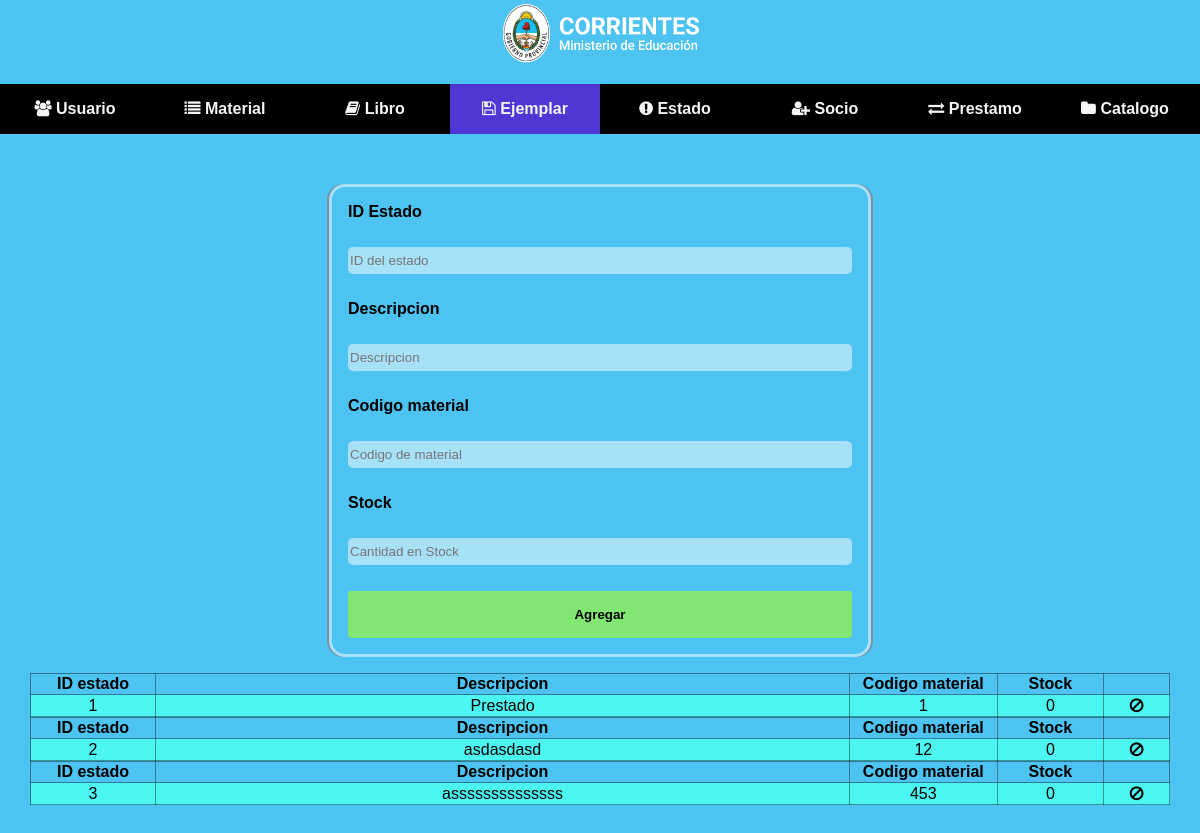
Page /ejemplar/ejemplar.php on the committed database.
### tables this page shows
CREATE TABLE `ejemplar` (
  `id_estado` int(8) NOT NULL,
  `descripcion` varchar(15) DEFAULT NULL,
  `cod_material` int(8) DEFAULT NULL,
  `stock` int(11) NOT NULL
);

### ejemplar/ejemplar.php (the view, shortened to what this page needs)
<!DOCTYPE html>
<html lang="es">
<head>
  <link rel="stylesheet" href="../style.css" />
  <link rel="stylesheet" href="https://cdnjs.cloudflare.com/ajax/libs/font-awesome/4.4.0/css/font-awesome.min.css" />
</head>
<body>
  <header class="header">
    <a href="../index.html">
      <img class="header_img" src="../assets/ministerio.png" alt="imagen del Ministerio de Educacion Corrientes" />
    </a>
    <nav class="header_nav">
      <a href="../usuario/usuario.php"><i class="fa fa-users"></i> Usuario</a>
      <a href="../material/material.php"><i class="fa fa-list"></i> Material</a>
      <a href="../libro/libro.php"><i class="fa fa-book"></i> Libro</a>
      <a class="header_nav--active" href="../ejemplar/ejemplar.php"><i class="fa fa-save"></i> Ejemplar</a>
      <a href="../estado/estado.php"><i class="fa fa-exclamation-circle"></i> Estado</a>
      <a href="../socio/socio.php"><i class="fa fa-user-plus"></i> Socio</a>
      <a href="../prestamo/prestamo.php"><i class="fa fa-exchange"></i> Prestamo</a>
      <a href="../catalogo/catalogo.php"><i class="fa fa-folder"></i> Catalogo</a>
    </nav>
  </header>
  <main class="containerPrincipal">
    <form class="containerPrincipal_form" id="form_ejemplar" method="post">
      <label for="">ID Estado</label><br />
      <input class="containerPrincipal_form--input dni" type="number" name="inp_ejemplar-idEstado"
        placeholder="ID del estado" minlength="8" maxlength="8" size="8" id="inp_ejemplar-idEstado" /><br />
      <label for="">Descripcion</label><br />
      <input class="containerPrincipal_form--input" name="inp_ejemplar-desc" type="text" placeholder="Descripcion"
        id="inp_ejemplar-desc" /><br />
      <label for="">Codigo material</label><br />
      <input class="containerPrincipal_form--input" type="number" name="inp_ejemplar-codigoMaterial"
        placeholder="Codigo de material" id="inp_ejemplar-codigoMaterial" /><br />
      <label for="">Stock</label><br />
      <input class="containerPrincipal_form--input" type="number" name="inp_ejemplar-stock"
        placeholder="Cantidad en Stock" id="inp_ejemplar-stock" /><br />
      <button id="btn-ejemplar" type="submit" class="containerPrincipal_form--btn">
        Agregar
      </button>
    </form>
  </main>
  <?php
  $hostname = "localhost";
  $nombreUsuario = "Thiago";
  $pass = "2001";
  $bd = "biblioteca";
  $connect = mysqli_connect($hostname, $nombreUsuario, $pass, $bd);
  $query = mysqli_query($connect, "SELECT * FROM ejemplar");
  if ($query) {
    while ($row = $query->fetch_array()) {
      $idEstado = $row["id_estado"];
      $estadoDesc = $row["descripcion"];
      $estadoCodMat = $row["cod_material"];
      $stock = $row["stock"];
  ?>
  <div class="main_table-ejemplar">
    <table class="table-ejemplar">
      <tr class="tr-ejemplar">
        <th class="th-ejemplar">ID estado</th>
        <th class="th-ejemplar">Descripcion</th>
        <th class="th-ejemplar">Codigo material</th>
        <th class="th-ejemplar">Stock</th>
      </tr>
      <tr class="tr-ejemplar">
        <td class="td-ejemplar" style="width:10px">
          <?php echo $idEstado ?>
        </td>
        <td class="td-ejemplar" style="width:300px">
          <?php echo $estadoDesc ?>
        </td>
        <td class="td-ejemplar" style="width:10px">
          <?php echo $estadoCodMat ?>
        </td>
        <td class="td-ejemplar" style="width:10px">
          <?php echo $stock ?>
        </td>
        <td class="td-ejemplar" style="width:10px"><button class="fa fa-ban" class="btn-EjemplarDelete"
            id="btn-EjemplarDelete" name="btn-EjemplarDelete"
            style="background-color:transparent;border:none; cursor: pointer;" onclick=""></button></td>
      </tr>
    </table>
  </div>
  <?php
    }
  }
  ?>
</body>
</html>

### style.css (style rules this page uses)
body { background-color: rgb(77, 195, 241); font-family: sans-serif; margin: 0; padding: 0; }
.header { height: 200px; display: flex; flex-direction: column; justify-content: center; align-items: center; margin-bottom: 1rem; margin-top: -2rem; }
.header_nav { background-color: black; width: 100%; color: #f5f5f5; text-decoration: none; font-size: 16px; font-weight: bold; display: flex; justify-content: center; }
.header_nav a { color: #f5f5f5; text-decoration: none; width: 100%; text-align: center; padding: 1rem 1rem; font-size: 16px; font-weight: bold; }
.header_nav--active { background-color: rgb(79, 55, 214); }
.header_img { max-width: 200px; width: 100%; margin-bottom: 1rem; }
main { display: flex; justify-content: center; align-items: center; }
main form { display: flex; flex-direction: column; justify-content: center; border: 3px solid hsla(20deg, 0%, 100%, .5); padding: 1rem; border-radius: 1rem; box-shadow: 2px 0 hsla(2deg, 30%, 50%, .5), -2px -0 hsla(2deg, 30%, 50%, .5); }
.containerPrincipal_form--input { border: none; margin: .5rem 0; width: 500px; height: 25px; border-radius: 5px; background-color: hsla(20deg, 0%, 100%, .5); }
.containerPrincipal_form--btn { border: none; padding: 1rem; border-radius: .2rem; background-color: hsla(90deg, 90%, 60%, .7); cursor: pointer; font-weight: 600; }
form label { font-size: 16px; font-weight: bold; }

### ejemplar/ejemplar.php (style rules this page uses)
.main_table-ejemplar { width: 100%; }
.table-ejemplar, .tr-ejemplar, .th-ejemplar, .td-ejemplar { border-collapse: collapse; border: 1px rgba(10, 10, 10, .4)solid; }
.table-ejemplar, .th-ejemplar, .td-ejemplar { text-align: center; }
.table-ejemplar { margin: 0 auto; width: 95%; }
.td-ejemplar { background-color: rgb(77, 245, 241); }

### rows in the picture
ejemplar: id_estado "1", descripcion "Prestado", cod_material "1", stock "0"
ejemplar: id_estado "2", descripcion "asdasdasd", cod_material "12", stock "0"
ejemplar: id_estado "3", descripcion "assssssssssssss", cod_material "453", stock "0"
